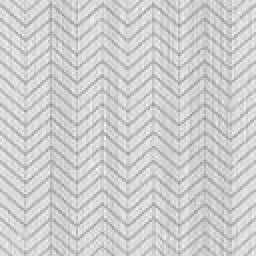
#> input picture fabric/10_size.jpg, 128 x 128 px, given in place of 1_size.jpg, which was not available (shown 2 times larger)
$ python hw10.py
#> lines starting #> are read from the running program, lines starting #| are printed output that depends on the picture; pictures that were not available may be replaced by others from this repository, and a replacement may not be noted
import cv2
import numpy as np
from PIL import Image
import random


# [20 lines of commented-out code are left out]


def largest_indices(ary, n):
    """Returns the n largest indices from a numpy array."""
    flat = ary.flatten()
    for i in range(len(flat)):
        flat[i] = abs(flat[i])
    indices = np.argpartition(flat, -n)[-n:]
    indices = indices[np.argsort(-flat[indices])]
    return np.unravel_index(indices, ary.shape)


largest_indices_with_patterns = []
for i in range(1, 21):
    img = cv2.imread("./"+str(i)+"_size.jpg", 0)
#> img is the input picture: shape (128, 128); min 146, max 250, mean 205.4
    m_sum = np.zeros((64, 64))
    for j in range(10):
        r_row = random.randint(0, 64)
        r_col = random.randint(0, 64)
        img_crop = img[r_row:r_row+64, r_col:r_col+64]
        # print(img_crop)
        f = np.fft.fft2(img_crop)
        fshift = np.fft.fftshift(f)
        magnitude = np.abs(fshift)
        m_sum += magnitude
#> this loop made 10 passes
#> pass 1, `img_crop = img[r_row:r_row+64, r_col:r_col+64]`:
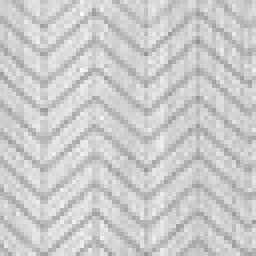
#> img_crop: shape (64, 64) (shown 4 times larger); min 147, max 247, mean 202.9
#> pass 2, `img_crop = img[r_row:r_row+64, r_col:r_col+64]`:
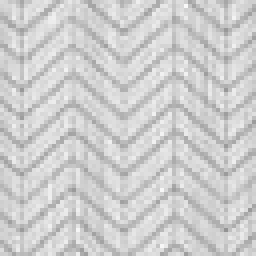
#> img_crop: shape (64, 64) (shown 4 times larger); min 147, max 249, mean 205.7
#> after the loop:
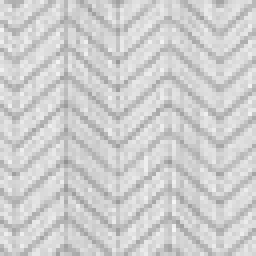
#> img_crop: shape (64, 64) (shown 4 times larger); min 146, max 245, mean 206.1
    m_average = m_sum/10
    row_arr, col_arr = largest_indices(m_average, 11)
#> in largest_indices, `flat = ary.flatten()`: flat = 4096 values, max 839435 at index 2080, min 57.74 at index 3940, mean 716.1
#> in largest_indices, `indices = np.argpartition(flat, -n)[-n:]`: indices = [1509, 2651, 943, 913, 3217, 3247, 2080, 2666, 1494, 2661, 1499]
#> in largest_indices, `indices = indices[np.argsort(-flat[indices])]`: indices = [2080, 2661, 1499, 2666, 1494, 913, 3247, 943, 3217, 2651, 1509]
#> row_arr = [32, 41, 23, 41, 23, 14, 50, 14, 50, 41, 23]; col_arr = [32, 37, 27, 42, 22, 17, 47, 47, 17, 27, 37]
    temp_list = []
    for k in range(11):
        temp_list.append((row_arr[k], col_arr[k]))
#> after the loop, temp_list = [(32, 32), (41, 37), (23, 27), (41, 42), (23, 22), (14, 17), (50, 47), (14, 47), (50, 17), (41, 27), (23, 37)]
    largest_indices_with_patterns.append(temp_list)
#> pass 2 of the loop `for i in range(1, 21):`:
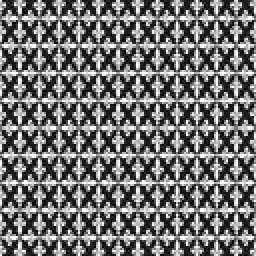
#> input picture fabric/11_size.jpg, 128 x 128 px, given in place of 2_size.jpg, which was not available (shown 2 times larger)
#> img is the input picture: shape (128, 128); min 0, max 255, mean 114.4
#> the loop `for j in range(10):` made 10 passes
#> pass 1, `img_crop = img[r_row:r_row+64, r_col:r_col+64]`:
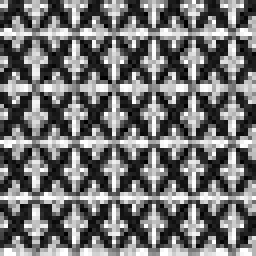
#> img_crop: shape (64, 64) (shown 4 times larger); min 0, max 255, mean 115.2
#> after the loop `for j in range(10):`:
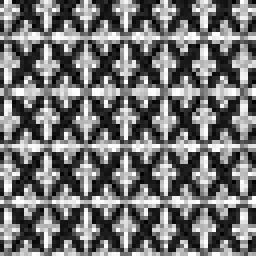
#> img_crop: shape (64, 64) (shown 4 times larger); min 0, max 255, mean 115.2
#> row_arr = [32, 32, 32, 23, 41, 23, 41, 41, 23, 13, 51]; col_arr = [32, 19, 45, 19, 45, 45, 19, 32, 32, 32, 32]
#> after the loop `for k in range(11):`: temp_list = [(32, 32), (32, 19), (32, 45), (23, 19), (41, 45), (23, 45), (41, 19), (41, 32), (23, 32), (13, 32), (51, 32)]
#> (the run stopped early here; a loop or call above may not have finished)
